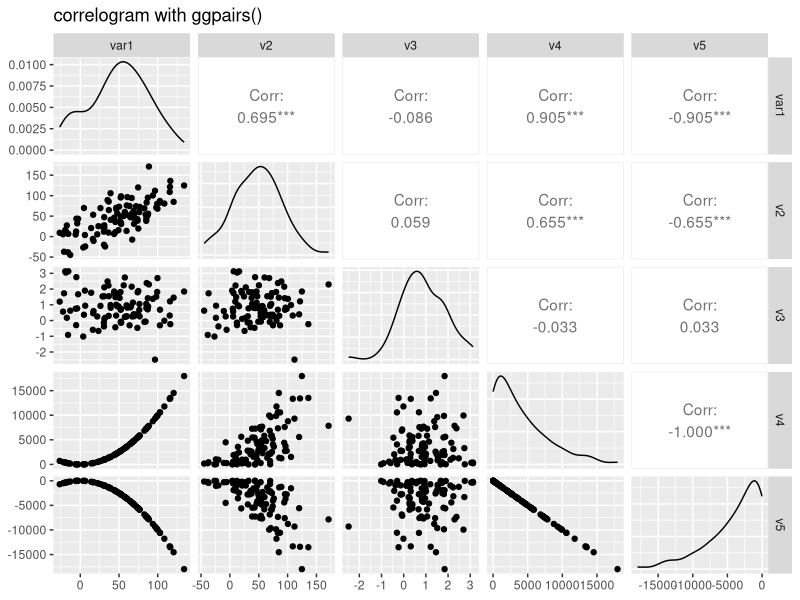
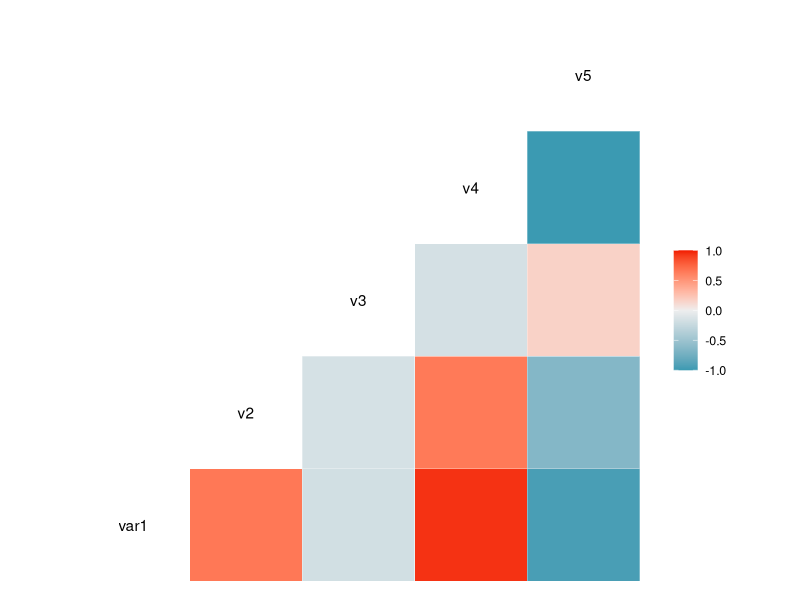
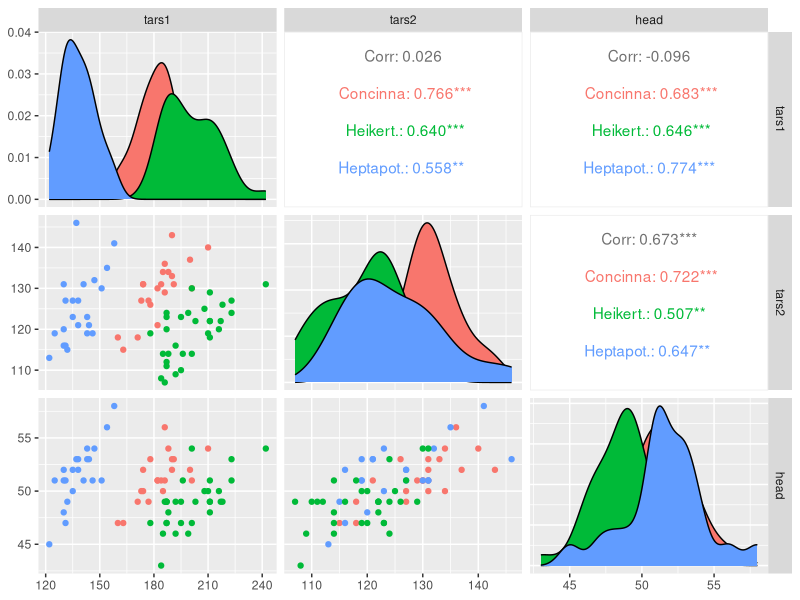

Source code (R) for these figures, in order: (Note: this script raises an error after producing the figures.)
## ---- chunk 1
knitr::opts_chunk$set( warning=FALSE, message=FALSE)
## ---- chunk 2
# Quick display of two cabapilities of GGally, to assess the distribution and correlation of variables 
library(GGally)
 
# Create data 
data <- data.frame( var1 = 1:100 + rnorm(100,sd=20), v2 = 1:100 + rnorm(100,sd=27), v3 = rep(1, 100) + rnorm(100, sd = 1)) 
data$v4 = data$var1 ** 2 
data$v5 = -(data$var1 ** 2) 
 
# Check correlations (as scatterplots), distribution and print corrleation coefficient 
ggpairs(data, title="correlogram with ggpairs()") 

## ---- chunk 3
# Quick display of two cabapilities of GGally, to assess the distribution and correlation of variables 
library(GGally)
 
# Create data 
data <- data.frame( var1 = 1:100 + rnorm(100,sd=20), v2 = 1:100 + rnorm(100,sd=27), v3 = rep(1, 100) + rnorm(100, sd = 1)) 
data$v4 = data$var1 ** 2 
data$v5 = -(data$var1 ** 2) 
 
# Check correlation between variables
#cor(data) 
 
# Nice visualization of correlations
ggcorr(data, method = c("everything", "pearson")) 
## ---- chunk 4
# Quick display of two cabapilities of GGally, to assess the distribution and correlation of variables 
library(GGally)
 
# From the help page:
data(flea)
ggpairs(flea, columns = 2:4, ggplot2::aes(colour=species)) 
## ---- chunk 5
# Quick display of two cabapilities of GGally, to assess the distribution and correlation of variables 
library(GGally)
 
# From the help page:
data(tips, package = "reshape")
ggpairs(
  tips[, c(1, 3, 4, 2)],
  upper = list(continuous = "density", combo = "box_no_facet"),
  lower = list(continuous = "points", combo = "dot_no_facet")
)
## ---- chunk 6
htmltools::includeHTML("htmlChunkRelatedCorrelation.html")
